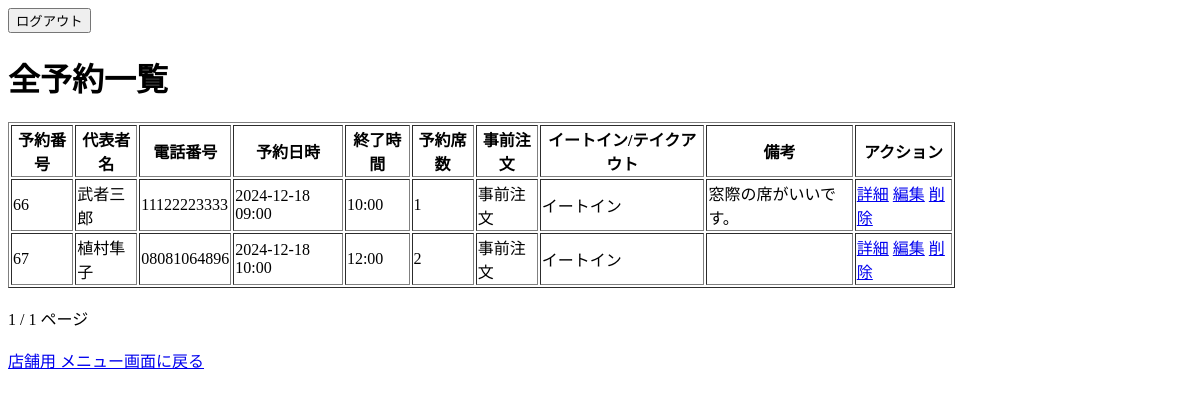
/menu_shop/list/ (signed in), run on an earlier commit of the app's database.
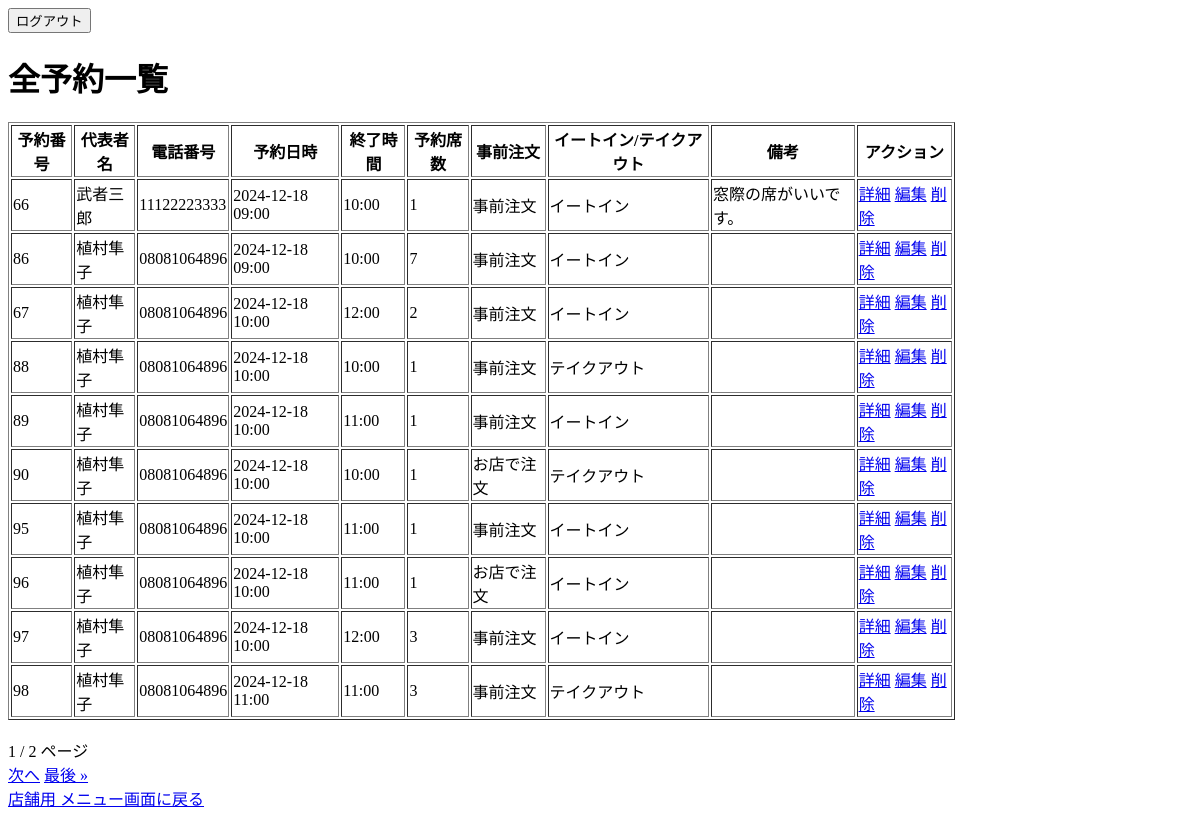
And on a later commit of the database.
### reservations/models.py (models this page shows, shortened)
class Reservation(models.Model):
    customer_name = models.CharField(max_length=60, verbose_name="代表者名")
    phone_number = models.CharField(max_length=15, verbose_name="お電話番号")
    hour = models.PositiveIntegerField(verbose_name="ご利用時間")
    start = models.DateTimeField(verbose_name="開始時間")
    end = models.DateTimeField(verbose_name="終了時間", null=True, blank=True)
    seat_count = models.PositiveIntegerField(verbose_name="予約席数", default=1)
    remark = models.TextField(max_length=200, verbose_name="備考欄", null=True, blank=True)
    RESERVATION_IS_PREORDER = ((1, '事前注文'), (2, 'お店で注文'))
    is_preorder = models.IntegerField(choices=RESERVATION_IS_PREORDER, verbose_name="事前注文の有無")
    RESERVATION_IS_EATIN = ((1, 'イートイン'), (2, 'テイクアウト'))
    is_eatin = models.IntegerField(choices=RESERVATION_IS_EATIN, verbose_name="イートイン/テイクアウト")
    menu_items = models.ManyToManyField(Items, through='ReservationItem', verbose_name="注文メニュー")

### reservations/views.py (the view)
# urls.py: path('menu_shop/list/', views.AllReservationsListView.as_view(), name="menu_shop_list"),
class AllReservationsListView(LoginRequiredMixin, ListView):
    model = Reservation
    template_name = 'reservations/all_reservations_list.html'  # 使用するテンプレート
    context_object_name = 'reservations'  # テンプレートで使用するオブジェクト名
    paginate_by = 10
    def get_queryset(self):
        one_hour_ago = now() - timedelta(hours=2)  # 現在時刻から2時間前
        return Reservation.objects.filter(start__gte=one_hour_ago).order_by('start')

### reservations/templates/reservations/all_reservations_list.html (shortened to what this page needs)
{% extends 'base.html' %}
{% block content %}
<h1>全予約一覧</h1>
{% if reservations %}
    <table border="1" style="width: 80%;">
        <thead>
            <tr>
                <th>予約番号</th>
                <th>代表者名</th>
                <th>電話番号</th>
                <th>予約日時</th>
                <th>終了時間</th>
                <th>予約席数</th>
                <th>事前注文</th>
                <th>イートイン/テイクアウト</th>
                <th>備考</th>
                <th>アクション</th>
            </tr>
        </thead>
        <tbody>
            {% for reservation in reservations %}
                <tr>
                    <td>{{ reservation.id }}</td>
                    <td>{{ reservation.customer_name }}</td>
                    <td>{{ reservation.phone_number }}</td>
                    <td>{{ reservation.start|date:"Y-m-d H:i" }}</td>
                    <td>{{ reservation.end|date:"H:i" }}</td>
                    <td>{{ reservation.seat_count }}</td>
                    <td>{{ reservation.get_is_preorder_display }}</td>
                    <td>{{ reservation.get_is_eatin_display }}</td>
                    <td>{{ reservation.remark }}</td>
                    <td>
                        <a href="{% url 'menu_shop_detail' pk=reservation.pk %}">詳細</a>
                        <a href="{% url 'reservation_edit' pk=reservation.pk %}">編集</a>
                        <a href="{% url 'reservation_delete' pk=reservation.pk %}">削除</a>
                    </td>
                </tr>
            {% endfor %}
        </tbody>
    </table>
{% else %}
    <p>今日以降の予約はありません。</p>
{% endif %}
<br>
{{ page_obj.number }} / {{page_obj.paginator.num_pages}} ページ <br>
{% if page_obj.has_next %}
<a href="?page={{ page_obj.next_page_number }}">次へ</a>
<a href="?page={{ page_obj.paginator.num_pages}}">最後 &raquo;</a>
{% endif %}
<br>
<a href="{% url 'menu_shop' %}">店舗用 メニュー画面に戻る</a>
{% endblock %}

### reservations/templates/base.html (shortened to what this page needs)
<!DOCTYPE html>
<html lang="ja">
<head>
</head>
<body>
<div>
    <form action="{% url 'logout' %}" method="post">
        <input class="nav-link" type="submit" value="ログアウト">
    </form>
</div>
{% block content %}
{% endblock %}
</body>
</html>

What changed in the data, as far as the page shows it:
added Reservation: id "86", customer_name "植村隼子", phone_number "08081064896", start "2024-12-18 09:00", end "10:00", seat_count "7", is_preorder "事前注文", is_eatin "イートイン"
added Reservation: id "88", customer_name "植村隼子", phone_number "08081064896", start "2024-12-18 10:00", end "10:00", seat_count "1", is_preorder "事前注文", is_eatin "テイクアウト"
added Reservation: id "89", customer_name "植村隼子", phone_number "08081064896", start "2024-12-18 10:00", end "11:00", seat_count "1", is_preorder "事前注文", is_eatin "イートイン"
added Reservation: id "90", customer_name "植村隼子", phone_number "08081064896", start "2024-12-18 10:00", end "10:00", seat_count "1", is_preorder "お店で注文", is_eatin "テイクアウト"
added Reservation: id "95", customer_name "植村隼子", phone_number "08081064896", start "2024-12-18 10:00", end "11:00", seat_count "1", is_preorder "事前注文", is_eatin "イートイン"
added Reservation: id "96", customer_name "植村隼子", phone_number "08081064896", start "2024-12-18 10:00", end "11:00", seat_count "1", is_preorder "お店で注文", is_eatin "イートイン"
added Reservation: id "97", customer_name "植村隼子", phone_number "08081064896", start "2024-12-18 10:00", end "12:00", seat_count "3", is_preorder "事前注文", is_eatin "イートイン"
added Reservation: id "98", customer_name "植村隼子", phone_number "08081064896", start "2024-12-18 11:00", end "11:00", seat_count "3", is_preorder "事前注文", is_eatin "テイクアウト"
Also different on the page:
{{ page_obj.paginator.num_pages }}: "1" → "2"
text now shown: "次へ 最後 »"
